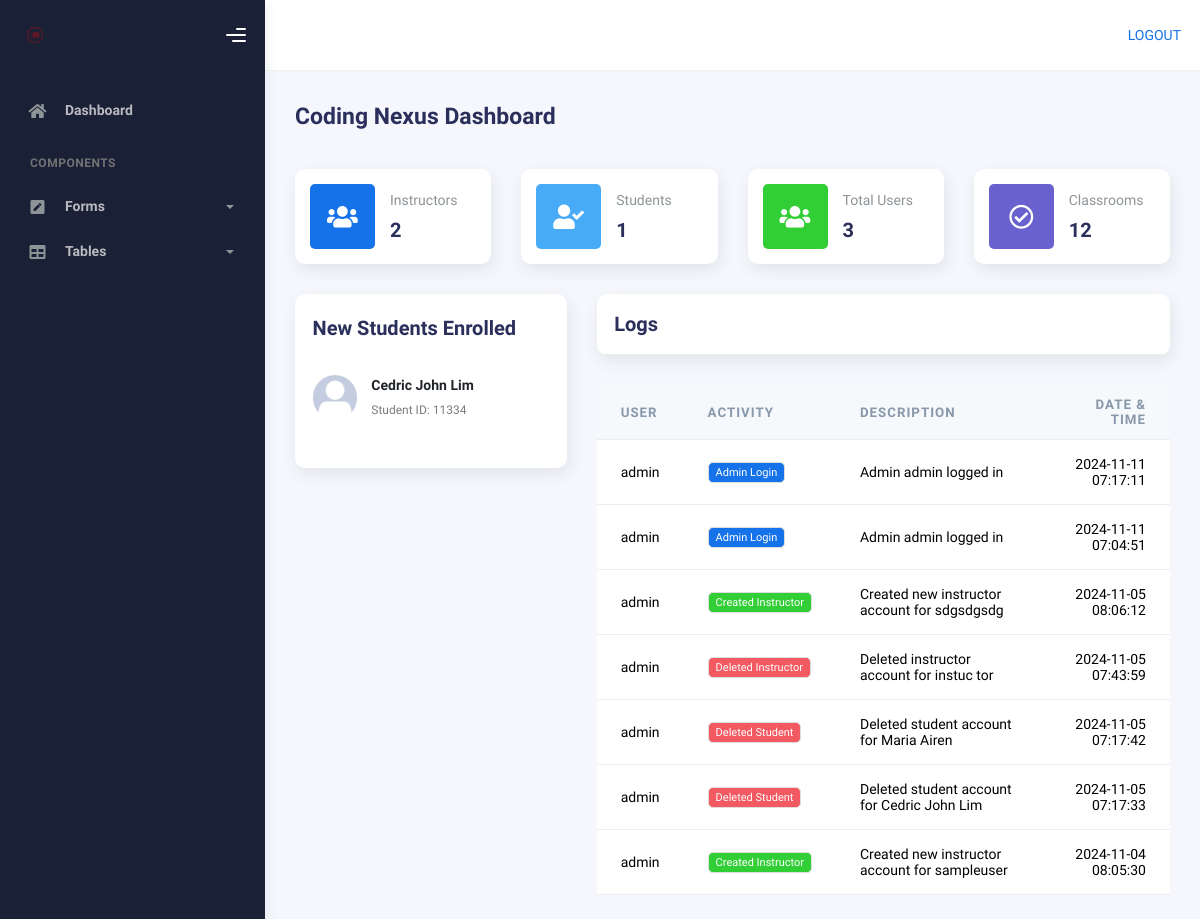
Page /admin-page/ (signed in) on the earlier database version.
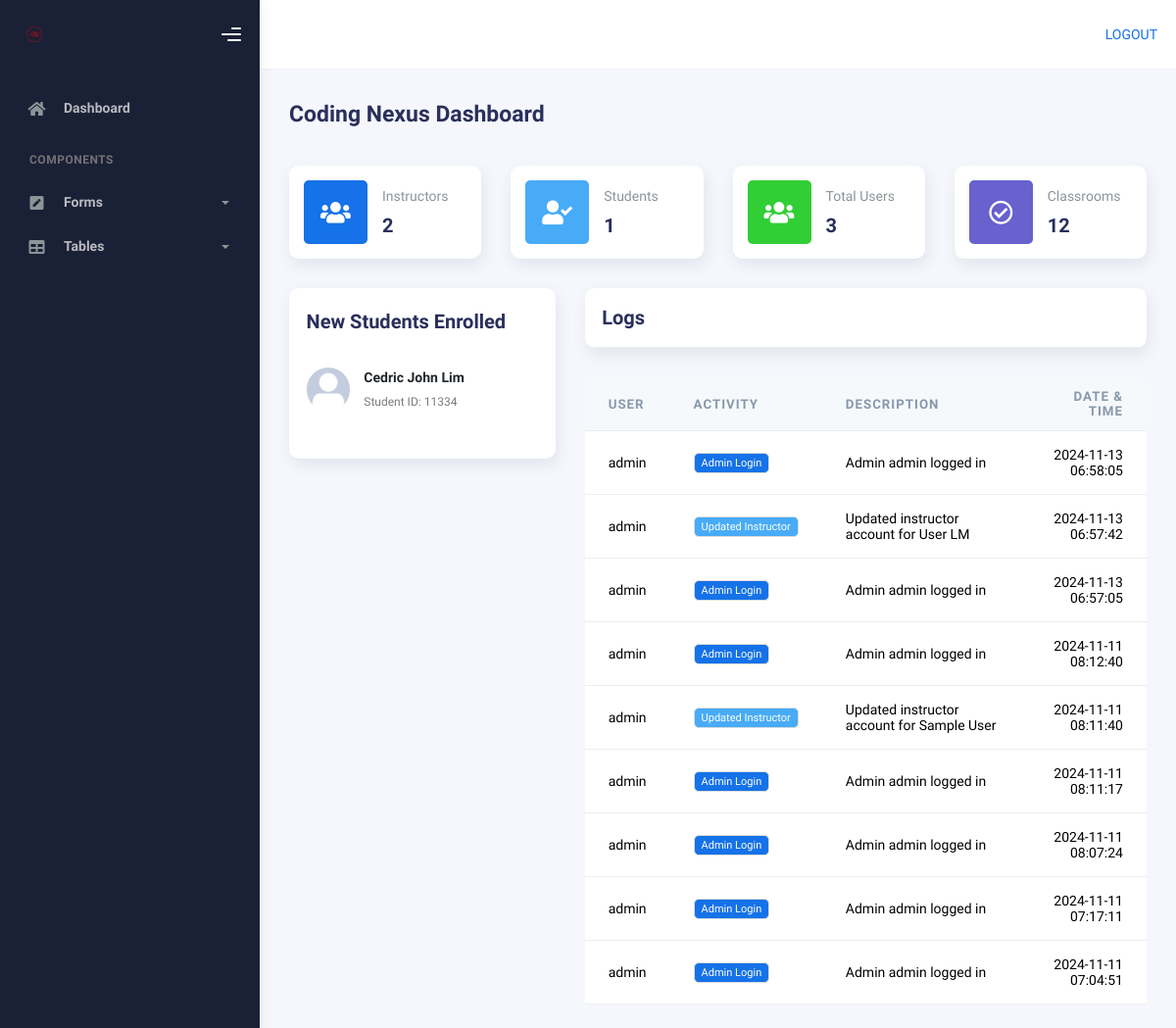
Same page on the later database version.
### AppCodingNexus/models.py (models this page shows, shortened)
class UserProfile(models.Model):
    user = models.OneToOneField(User, on_delete=models.CASCADE)
    studentID = models.IntegerField(null=True, blank=True)
    display_photo = models.ImageField(upload_to='profile_pics/', default='default.jpg')
    firstname = models.CharField(max_length=50)
    lastname = models.CharField(max_length=50)
    birthday = models.DateField()
    gender = models.CharField(max_length=15, null=True, blank=True)
    role = models.CharField(max_length=20,choices=[('Student', 'Student'), ('Instructor', 'Instructor')], blank=True)
    bio = models.TextField(blank=True)
    is_deleted = models.BooleanField(default=False)
    deletion_requested = models.DateTimeField(null=True, blank=True)

class UserActivity(models.Model):
    user = models.ForeignKey(User, on_delete=models.CASCADE)
    activity_type = models.CharField(max_length=100)
    date = models.DateTimeField()
    description = models.TextField(blank=True, null=True)

### AppCodingNexus/views.py (the view)
# urls.py: path('admin-page/', views.admin_page, name='admin-page'),
@login_required(login_url='login')
def admin_page(request):
    if not request.user.is_staff:
        messages.error(request, "You don't have permission to access this page.")
        return redirect('home')
    counts = UserProfile.objects.values('role').annotate(count=Count('role')).order_by('role')
    instructor_count = next((item['count'] for item in counts if item['role'] == 'Instructor'), 0)
    student_count = next((item['count'] for item in counts if item['role'] == 'Student'), 0)
    total_users = instructor_count + student_count
    new_students = UserProfile.objects.filter(role='Student').order_by('-user__date_joined')[:5]
    recent_logs = UserActivity.objects.filter(
        user__is_staff=True,  # Only get logs created by admin users
        activity_type__in=[
            'admin_login',  # Added admin_login to the list
            'instructor_creation',
            'instructor_edit',
            'instructor_deletion',
            'student_account_edit',
            'student_deletion'
        ]
    ).select_related('user').order_by('-date')[:10]
    context = {
        'instructor_count': instructor_count,
        'student_count': student_count,
        'total_users': total_users,
        'new_students': new_students,
        'recent_logs': recent_logs,
    }
    return render(request, 'admin_page/index.html', context)

### templates/admin_page/index.html (shortened to what the changed rows need)
{% extends "admin_page/base.html" %}
{% load static %}
{% block content %}
<div class="container">
          <div class="page-inner">
            <div class="row">
              <div class="col-md-4">
                <div class="card card-round">
                  <div class="card-body">
                    <div class="card-list py-4">
                      {% for student in new_students %}
                      <div class="item-list">
                        <div class="avatar">
                          {% if student.display_photo %}
                            <img src="{{ student.display_photo.url }}" alt="..." class="avatar-img rounded-circle"/>
                          {% else %}
                            <span class="avatar-title rounded-circle border border-white">{{ student.firstname|first }}{{ student.lastname|first }}</span>
                          {% endif %}
                        </div>
                        <div class="info-user ms-3">
                          <div class="username">{{ student.firstname }} {{ student.lastname }}</div>
                          <div class="status">Student ID: {{ student.studentID }}</div>
                        </div>
                      </div>
                      {% empty %}
                      <p>No new students enrolled.</p>
                      {% endfor %}
                    </div>
                  </div>
                </div>
              </div>
              <div class="col-md-8">
                  <div class="card-body p-0">
                    <div class="table-responsive">
                      <table class="table align-items-center mb-0">
                        <thead class="thead-light">
                          <tr>
                            <th scope="col">User</th>
                            <th scope="col">Activity</th>
                            <th scope="col">Description</th>
                            <th scope="col" class="text-end">Date & Time</th>
                          </tr>
                        </thead>
                        <tbody>
                          {% for log in recent_logs %}
                          <tr>
                            <td>{{ log.user.username }}</td>
                            <td>
                              {% if log.activity_type == 'admin_login' %}
                                  <span class="badge bg-primary">Admin Login</span>
                              {% elif log.activity_type == 'instructor_creation' %}
                                  <span class="badge bg-success">Created Instructor</span>
                              {% elif log.activity_type == 'instructor_edit' %}
                                  <span class="badge bg-info">Updated Instructor</span>
                              {% elif log.activity_type == 'instructor_deletion' %}
                                  <span class="badge bg-danger">Deleted Instructor</span>
                              {% elif log.activity_type == 'student_account_edit' %}
                                  <span class="badge bg-warning">Updated Student</span>
                              {% elif log.activity_type == 'student_deletion' %}
                                  <span class="badge bg-danger">Deleted Student</span>
                              {% else %}
                                  <span class="badge bg-secondary">{{ log.activity_type }}</span>
                              {% endif %}
                            </td>
                            <td>{{ log.description }}</td>
                            <td class="text-end">{{ log.date|date:"Y-m-d H:i:s" }}</td>
                          </tr>
                          {% empty %}
                          <tr>
                            <td colspan="4" class="text-center">No recent activity</td>
                          </tr>
                          {% endfor %}
                        </tbody>
                      </table>
                    </div>
                  </div>
                </div>
              </div>
            </div>
          </div>
        </div>
      </div>
    {% endblock %}

Differences in the rows shown:
removed UserActivity: user.username "admin", shows "Created Instructor", description "Created new instructor account for sdgsdgsdg", date "2024-11-05 08:06:12"
removed UserActivity: user.username "admin", shows "Deleted Instructor", description "Deleted instructor account for instuc tor", date "2024-11-05 07:43:59"
removed UserActivity: user.username "admin", activity_type "Deleted Student", description "Deleted student account for Maria Airen", date "2024-11-05 07:17:42"
removed UserActivity: user.username "admin", activity_type "Deleted Student", description "Deleted student account for Cedric John Lim", date "2024-11-05 07:17:33"
removed UserActivity: user.username "admin", shows "Created Instructor", description "Created new instructor account for sampleuser", date "2024-11-04 08:05:30"
added UserActivity: user.username "admin", activity_type "Admin Login", description "Admin admin logged in", date "2024-11-13 06:58:05"
added UserActivity: user.username "admin", activity_type "Updated Instructor", description "Updated instructor account for User LM", date "2024-11-13 06:57:42"
added UserActivity: user.username "admin", activity_type "Admin Login", description "Admin admin logged in", date "2024-11-13 06:57:05"
added UserActivity: user.username "admin", activity_type "Admin Login", description "Admin admin logged in", date "2024-11-11 08:12:40"
added UserActivity: user.username "admin", activity_type "Updated Instructor", description "Updated instructor account for Sample User", date "2024-11-11 08:11:40"
added UserActivity: user.username "admin", activity_type "Admin Login", description "Admin admin logged in", date "2024-11-11 08:11:17"
added UserActivity: user.username "admin", activity_type "Admin Login", description "Admin admin logged in", date "2024-11-11 08:07:24"
